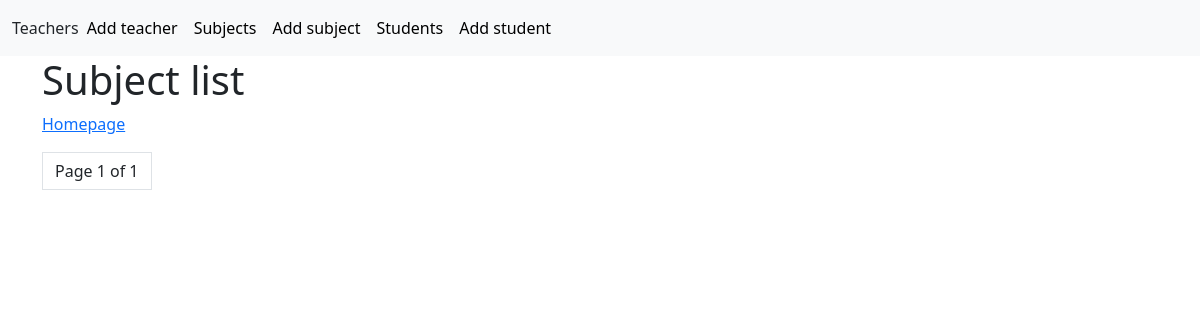
The page /first_app/subject_list/ on the database as committed earlier.
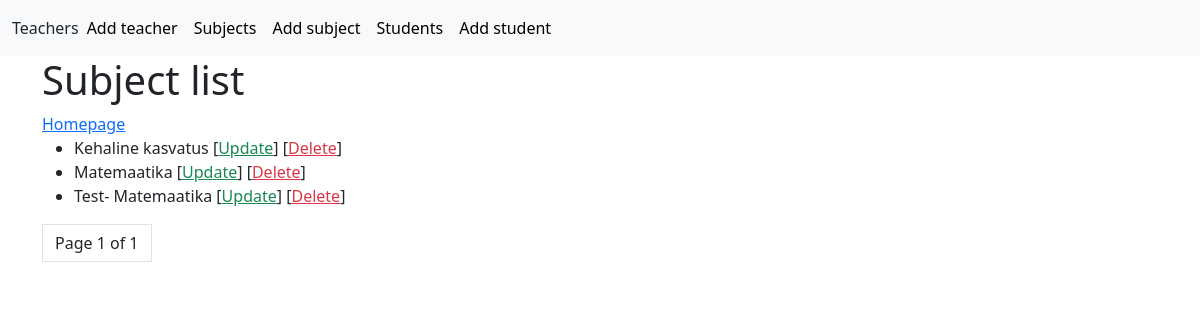
The same page on the database as committed later.
### first_app/models.py (models this page shows)
class Subject(models.Model):
    subject = models.CharField(max_length=100)

### first_app/views.py (the view)
# urls.py: path('subject_list/', views.SubjectListView.as_view(), name= 'subject_list'),
class SubjectListView(ListView):
    model = Subject #Connected to Models Student-siit tuleb info
    queryset = Subject.objects.order_by('subject')  # nime jargi sorteeritud, result ordered by name
    context_object_name = 'subject' # default object_list is now students
    paginate_by = 10 # 10 per page in ListView

### first_app/templates/first_app/subject_list.html (shortened to what this page needs)
{% extends 'base.html' %}
{% block content %}
	<h1>Subject list</h1>
    <a href="{% url 'first_app:home' %}">Homepage</a>
    <ul>
    {% for subject in subject %}
        <li>
            {{subject.subject }}
            [<a href="/first_app/subject_update/{{ subject.id }}" class="text-success">Update</a>]
            [<a href="/first_app/subject_delete/{{ subject.id }}" class="text-danger">Delete</a>]
        </li>
    {% endfor %}
    </ul>
    <ul class="pagination">
        <li class="page-link text-dark">
            Page {{ page_obj.number }} of {{ page_obj.paginator.num_pages }}
        </li>
  </ul>
{% endblock %}

Rows that differ between the two databases and show on the page:
added Subject: subject "Kehaline kasvatus"
added Subject: subject "Matemaatika"
added Subject: subject "Test- Matemaatika"
